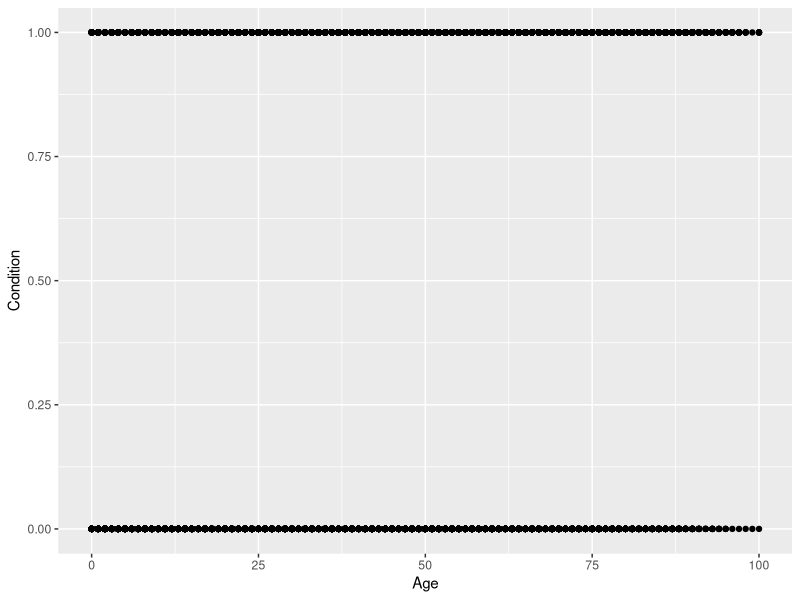
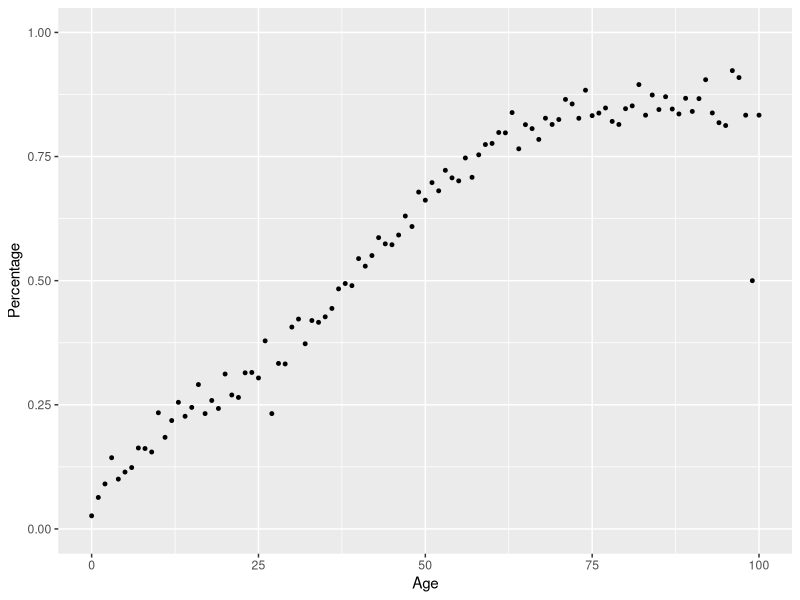
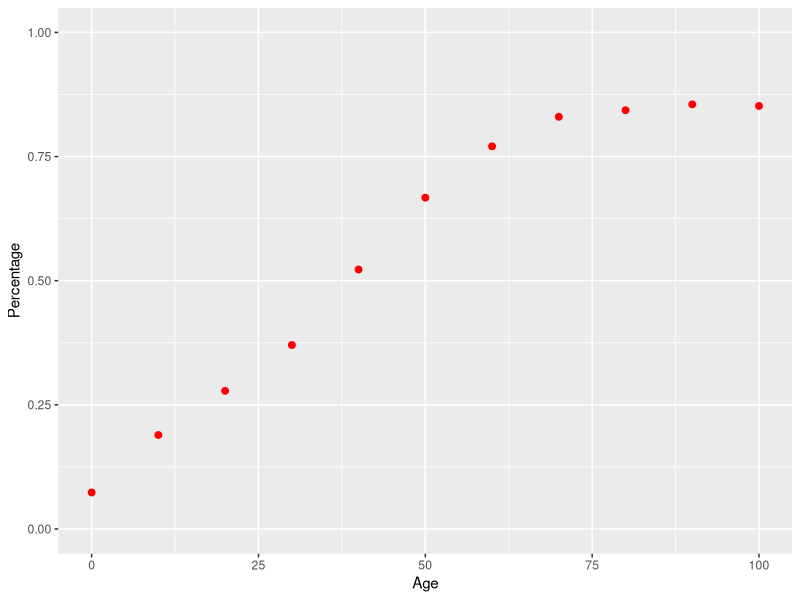
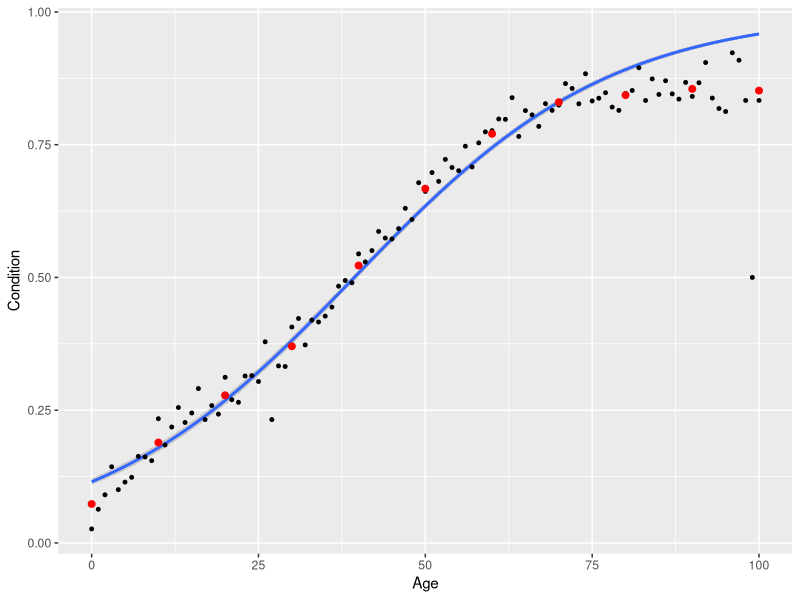
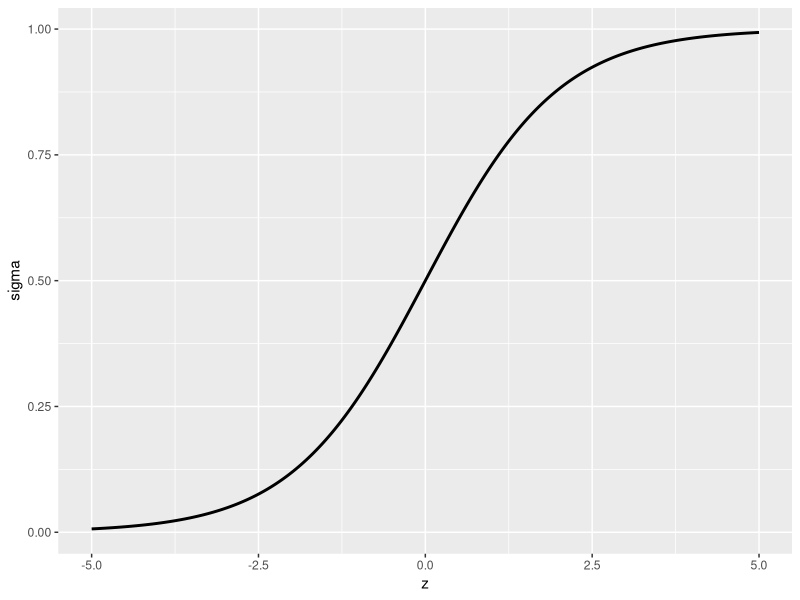
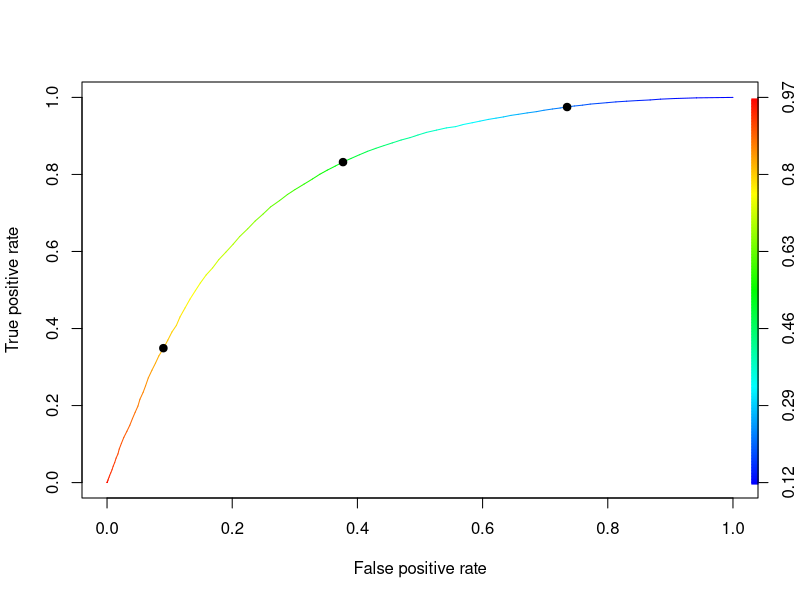
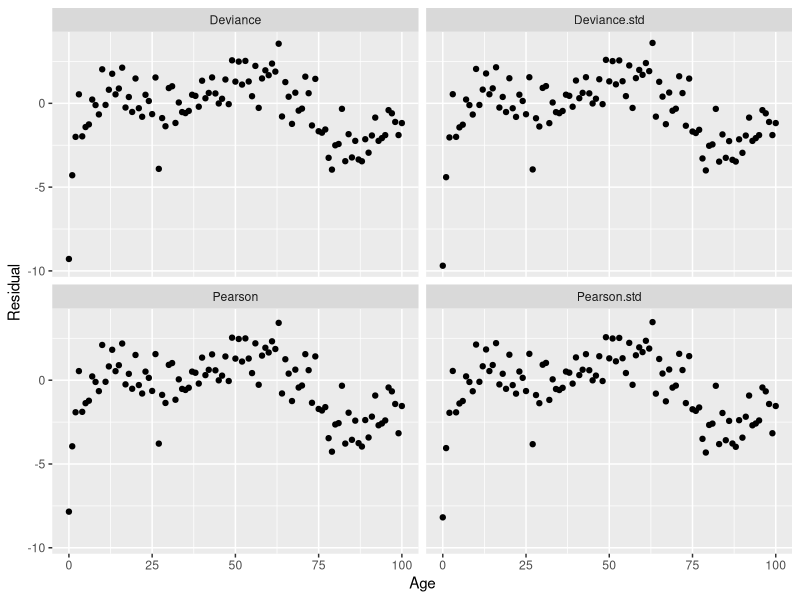

Write the R code that produced these figures, in order.
library(tidyverse)
library(ROCR)

# to recreate chronic.csv :
# namcs <- read_delim("../datasets/namcs2009.tsv","\t", escape_double = FALSE, trim_ws = TRUE)
# chronic <- namcs %>% filter( NOCHRON < 2 ) %>% select(Age = AGE, Sex = SEX, Condition = NOCHRON)
# chronic$Condition <- 1 - chronic$Condition
# chronic$Sex <- chronic$Sex - 1
# summary( chronic )
# write_csv( chronic, "../datasets/chronic.csv" )

( chronic <- read_csv("../datasets/chronic.csv", col_types=cols()) )
( chronic.size <- dim(chronic)[1] )

ggplot( chronic, aes(Age,Condition)) + geom_point()
# ggsave("../images/chronic_plot.png", device="png")

chronic %>% 
  group_by(Condition) %>% 
  summarize( Number = n(), Percentage = n()/chronic.size, .groups = "drop")

( cohorts <- chronic %>% 
    group_by(Age) %>% 
    summarize(Number = n(), Percentage = mean(Condition), .groups = "drop") )
ggplot( cohorts, aes(Age,Percentage) ) + geom_point( size=1 ) + ylim(0,1)
# ggsave("../images/chronic_age_cohorts.png", device="png")

# create tabular summary:
chronic <- chronic %>% mutate( Decade = 10*(round(Age/10) ))
( decades <- chronic %>% group_by(Decade) %>% 
    summarize( Number = n(), With.condition = sum(Condition), Percentage = mean(Condition), .groups="drop" ))

ggplot( decades, aes(Decade,Percentage) ) + 
  geom_point( color="red", size=2) + ylim(0,1) + xlab("Age")
# ggsave("../images/chronic_cohorts.png", device="png")

ggplot(chronic, aes(Age,Condition)) + 
  geom_smooth(method=glm,method.args=list(family=binomial),size=1) + 
  geom_point( data=cohorts, aes(Age,Percentage), size=1) + 
  geom_point( data=decades, aes(Decade,Percentage), color="red", size=2)
# ggsave("images/ages_decades.png", device="png")

( chronic.fit <- glm( Condition ~ Age, data = chronic, family = "binomial" ) )
summary(chronic.fit)
chronic <- chronic %>% mutate( Probability = chronic.fit$fitted.values)

# g + geom_line( data=chronic, aes(x = Age, y = Probability), size=1 )
# ggsave("../images/chronic_fit.png",device="png")

# g + geom_line( data=chronic, aes(x = Age, y = Probability), size=1 ) + geom_point( data=ages, aes(x=Age,y=Percentage), size=1)

# new <- data.frame(Age=seq(-70,150,by=1))
# predictions <- predict(chronic.fit,new,type="response")
# extended.curve <- data.frame(Age = new$Age, Probability = predictions)
# g + xlim(-70,150) + geom_line( data=extended.curve, aes( x = Age, y = Probability), size=1 )
# ggsave("../images/chronic_logit.png",device="png")

z = seq(-5,5,len=1000)
logit <- data.frame(z = z, sigma = 1 / ( 1 + exp(-z) ) )
ggplot( logit, aes(z,sigma)) + geom_line( size=1 )
# ggsave("../images/logit.png", device="png")

chronic.fit <- glm( Condition ~ Age, data = chronic, family = "binomial" )
summary(chronic.fit)
chronic <- chronic %>% mutate( Probability = chronic.fit$fitted.values)

( chronic <- chronic %>% mutate( Classifier = as.numeric(Age > 39.36) ) )
class.table <- table( chronic$Condition, chronic$Classifier )
rownames( class.table ) <- c("Does not have condition", "Has condition")
colnames( class.table ) <- c("Condition not predicted", "Condition predicted" )
class.table 
mean( chronic$Condition == chronic$Classifier )
mean( chronic$Condition != chronic$Classifier )

chronic <- chronic %>% mutate( Classifier = as.numeric(Probability > 0.80) )
class.table <- table( chronic$Condition, chronic$Classifier )
rownames( class.table ) <- c("Does not have condition", "Has condition")
colnames( class.table ) <- c("Condition not predicted", "Condition predicted" )
class.table
prop.table( class.table, 1 )
mean( chronic$Condition == chronic$Classifier )
mean( chronic$Condition != chronic$Classifier )

chronic <- chronic %>% mutate( Classifier = as.numeric(Probability > 0.20) )
class.table <- table( chronic$Condition, chronic$Classifier )
rownames( class.table ) <- c("Does not have condition", "Has condition")
colnames( class.table ) <- c("Condition not predicted", "Condition predicted" )
class.table 
prop.table( class.table, 1 )
mean( chronic$Condition == chronic$Classifier )
mean( chronic$Condition != chronic$Classifier )

pred <- prediction(chronic$Probability, chronic$Condition)
perf <- performance(pred,"tpr","fpr")
plot(perf, colorize=TRUE )
points( c(.735,.377,.09), c(.975,.832,.349), pch=19)
auc <- performance( pred, "auc")
auc@y.values[[1]]

( cohorts <- chronic %>% 
    group_by(Age) %>% 
    summarize(N=n(), Successes=sum(Condition), Failures=N-Successes, Percentage=mean(Condition), .groups="drop"))
cohorts.null <- glm( cbind(Successes,Failures) ~ 1, data = cohorts, family=binomial)
summary(cohorts.null)
null.odds <- exp(cohorts.null$coefficients[[1]]) 
pi.null <- null.odds / (1+null.odds) 
cohorts <- cohorts %>% mutate( Pi.null = pi.null )
( cohorts <- cohorts %>% 
    mutate( Null.deviance = 2*(Successes*log(Percentage/Pi.null) + Failures*log((1-Percentage)/(1-Pi.null)) )))
sum( cohorts$Null.deviance )

cohorts.fit <- glm( cbind(Successes,Failures) ~ Age, data = cohorts, family=binomial)
summary(cohorts.fit)

new <- data.frame( Age = cohorts$Age )
predictions <- predict( cohorts.fit, new, type="response" )
cohorts <- cohorts %>% mutate( Pi.hat = predictions )
( cohorts <- cohorts %>% 
    mutate(Deviance = 2*( Successes*log(Percentage/Pi.hat) + Failures*log((1-Percentage)/(1-Pi.hat)) )) )
sum( cohorts$Deviance ) 
( G2.cohorts <- cohorts.fit$null.deviance - cohorts.fit$deviance )
pchisq( G2.cohorts, df=1, lower.tail = FALSE)

( G2.chronic <- chronic.fit$null.deviance - chronic.fit$deviance )
pchisq( G2.chronic, df=1, lower.tail = FALSE)

X.cohorts <- residuals(cohorts.fit, type="pearson")
(X2.cohorts <- sum( X.cohorts^2 ))
pchisq( X2.cohorts, cohorts.fit$df.residual, lower.tail=FALSE)

(cohorts <- cohorts %>% 
    mutate( Deviance = sqrt(Deviance)*sign(Percentage - Pi.hat)) %>% 
    mutate( Pearson = X.cohorts ))

( cohorts <- cohorts %>% 
    mutate( Hat = hatvalues( cohorts.fit) ) %>%
    mutate( Deviance.std = Deviance / sqrt(1-Hat)) %>% 
    mutate( Pearson.std = Pearson / sqrt(1-Hat) ) %>% 
    select( -Hat ) %>% 
    select( Age,Deviance:Pearson.std) %>% 
    gather(Type, Residual, Deviance:Pearson.std) )
ggplot(cohorts,aes(Age,Residual))+geom_point()+facet_wrap(~Type)
# ggsave("images/cohorts_residuals.png",device="png")
